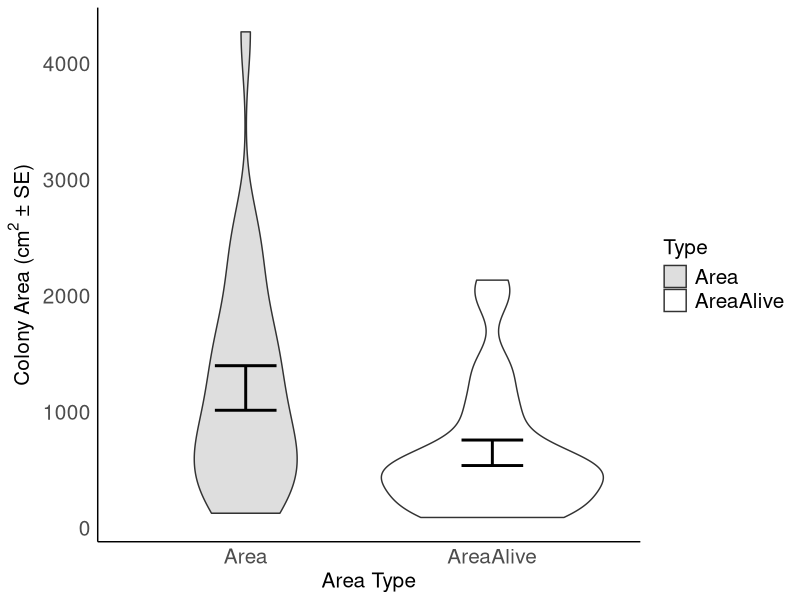
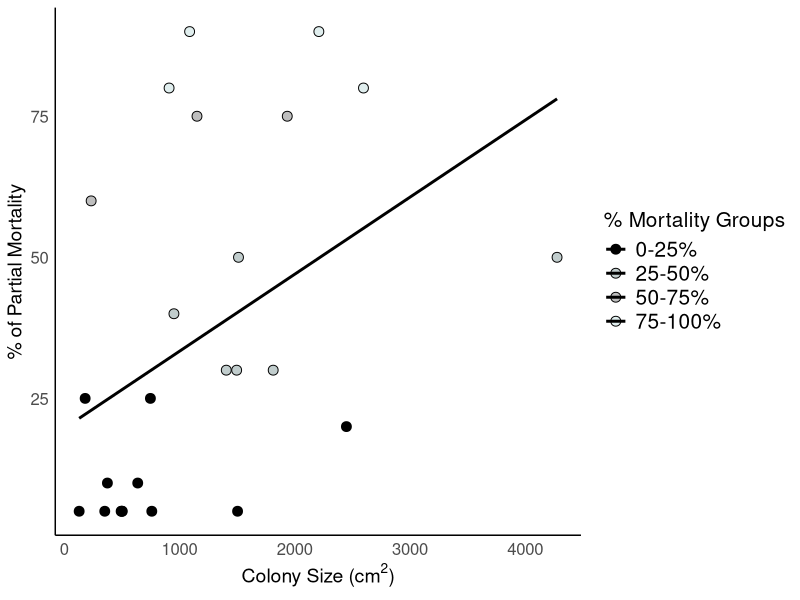
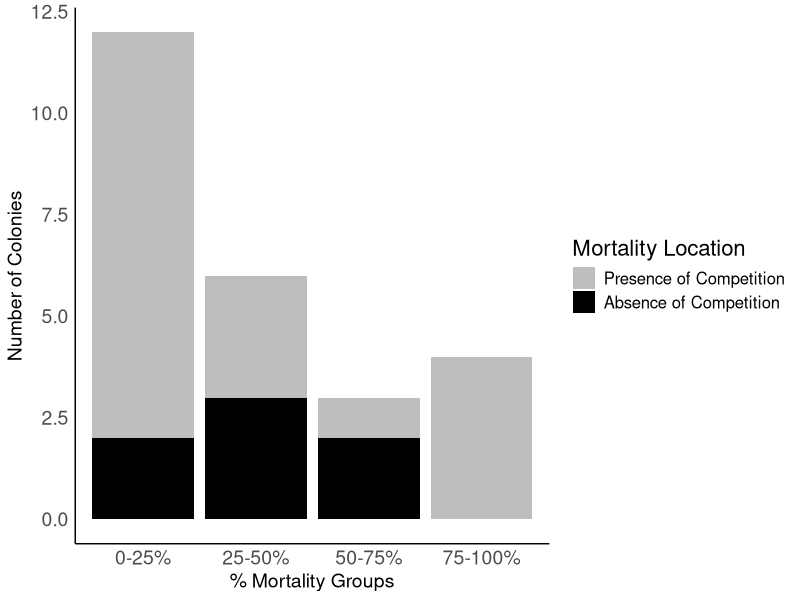
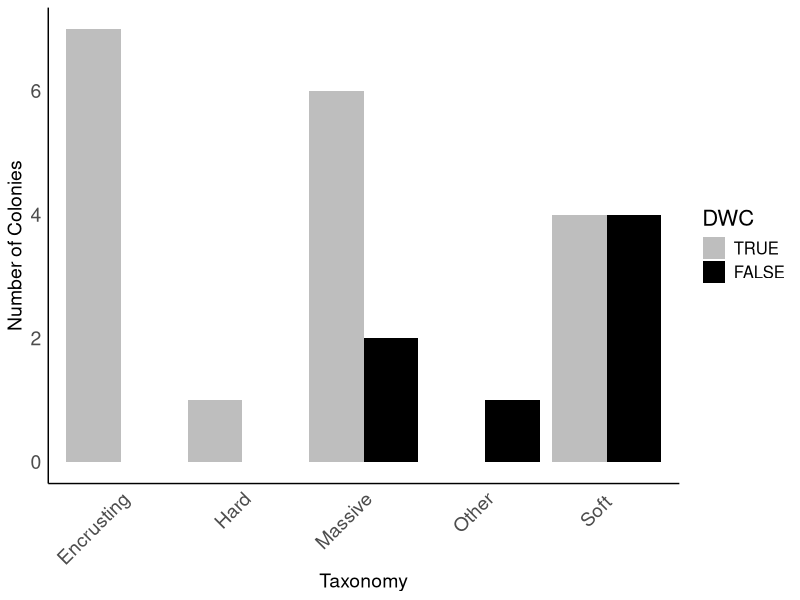
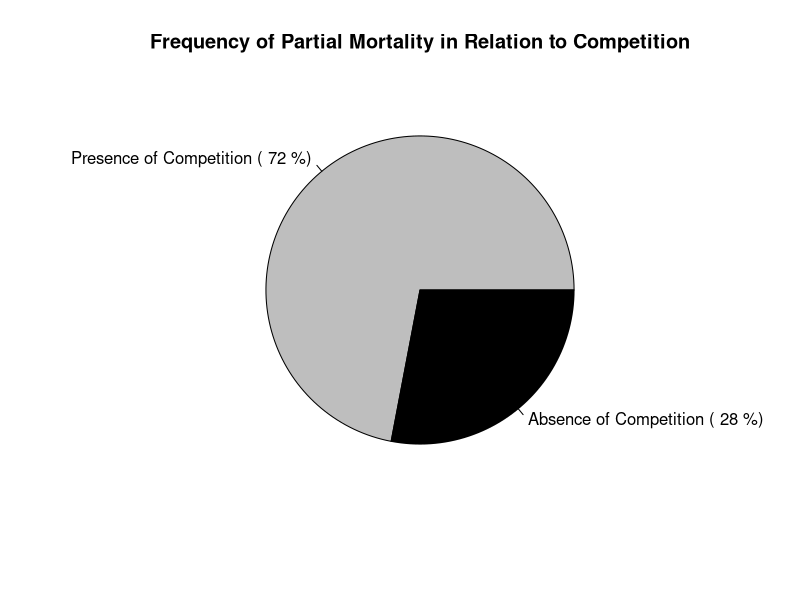
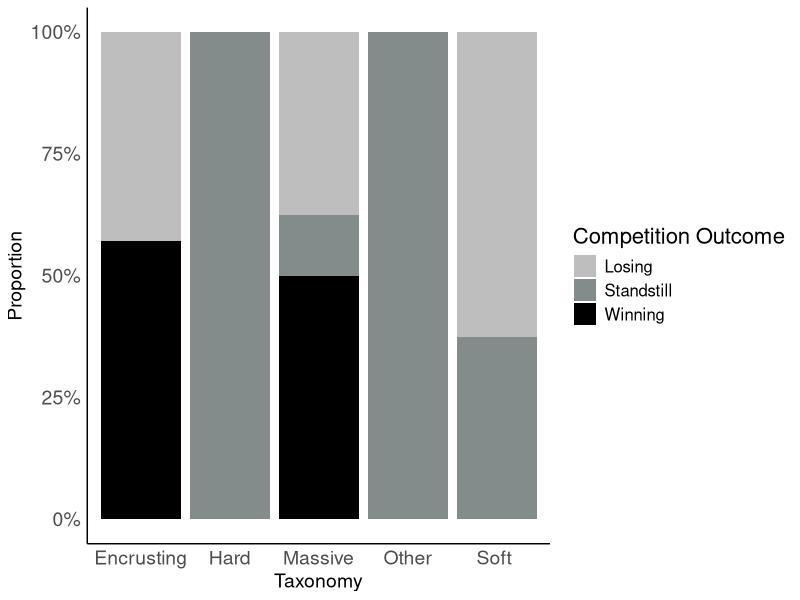
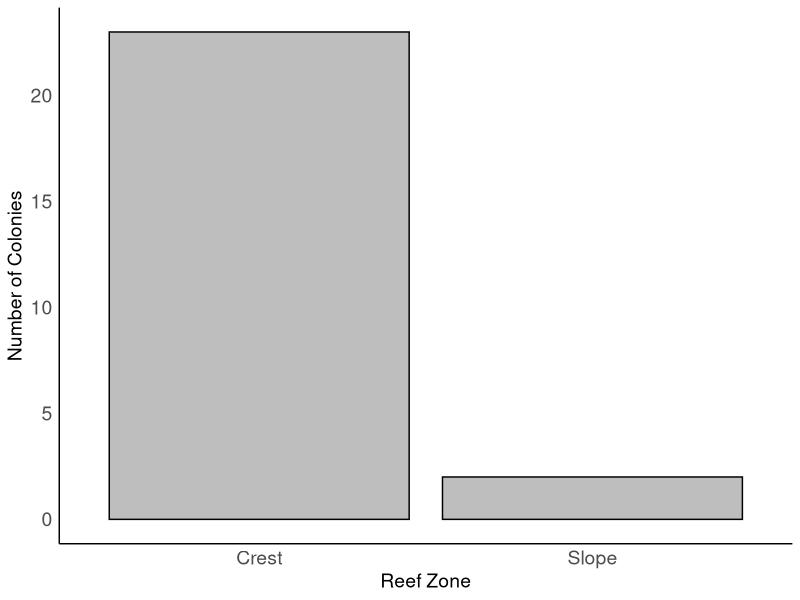

Recreate these plots in R, in order.
colony_data <- read.csv("pdamicornis.csv")

library(ggplot2)

colony_data$areadead = (colony_data$Perc_D * colony_data$D1 * colony_data$D2 /100)

colony_data$areaalive <- (colony_data$D1 * colony_data$D2 * ((100 - colony_data$Perc_D)/100))

colony_data$area <- (colony_data$D1 * colony_data$D2)


##### BOX PLOT SIZE ########

area_data <- data.frame(
  Type = rep(c("Area", "AreaAlive", "AreaDead"), each = nrow(colony_data)),
  Value = c(colony_data$area, colony_data$areaalive, colony_data$areadead)
)

area_data2 <- data.frame(
  Type = rep(c("Area", "AreaAlive"), each = nrow(colony_data)),
  Value = c(colony_data$area, colony_data$areaalive)
)

# Customized theme with black axes lines and larger font sizes
my_theme <- theme_minimal() +
  theme(
    panel.grid.major = element_blank(),
    panel.grid.minor = element_blank(),
    axis.line = element_line(color = "black"),
    axis.text = element_text(size = 15),
    axis.title = element_text(size = 14)
  )

##########
library(tidyr)
library(dplyr)

# Reshape summary_data to have separate columns for mean and se
summary_data <- area_data2 %>%
  group_by(Type) %>%
  summarize(
    Mean = mean(Value),
    SE = sd(Value) / sqrt(n())
  )

summary_data_df <- as.data.frame(summary_data)

my_theme <- theme_minimal() +
  theme(
    panel.grid.major = element_blank(),
    panel.grid.minor = element_blank(),
    axis.line = element_line(color = "black"),
    axis.text = element_text(size = 15),
    axis.title = element_text(size = 15),
    legend.text = element_text(size = 15),
    legend.title = element_text(size = 15)
  )

ggplot() +
  geom_violin(data = area_data2, aes(x = Type, y = Value, fill = Type), alpha = 0.5) +
  geom_errorbar(data = summary_data_df, aes(x = Type, ymin = Mean - SE, ymax = Mean + SE), 
                width = 0.25, color = "black", size = 1, position = position_dodge(width = 0.9)) +
  labs(
    x = "Area Type",
    y = expression(paste("Colony Area (cm"^2, " ± SE)")),
  ) +
  scale_fill_manual(values = c("grey", "white")) +
  my_theme
############

#Finding Values: 

areabreak <- c(1000,2000,3000,4000)

mean(area_data2$Value[area_data2$Type == "Area"])
mean(area_data2$Value[area_data2$Type == "AreaAlive"])
min(area_data2$Value[area_data2$Type == "Area"])
max(area_data2$Value[area_data2$Type == "Area"])


################################## Plot for % mortality and Size 
breaks <- c(0, 25, 50, 75, 100)

colony_data$arearanges <- cut(colony_data$Perc_D, breaks = breaks, labels = c("1000", "2000", "3000", "4000"), include.lowest = TRUE)

table(colony_data$arearanges)
# Create a factor variable representing the percentage mortality groups
colony_data$Perc_D_Group <- cut(colony_data$Perc_D, breaks = breaks, labels = c("0-25%", "25-50%", "50-75%", "75-100%"), include.lowest = TRUE)

# Customized theme with black axes lines and larger font sizes
my_theme <- theme_minimal() +
  theme(
    panel.grid.major = element_blank(),
    panel.grid.minor = element_blank(),
    axis.line = element_line(color = "black"),
    axis.text = element_text(size = 12),
    axis.title = element_text(size = 14),
    legend.text = element_text(size = 15),
    legend.title = element_text(size = 15)
  )

colony_data$perc <- (colony_data$Perc_D)


lm_model <- lm(Perc_D ~ area, data = colony_data)

# Plot with a single trend line
ggplot(colony_data, aes(x = area, y = Perc_D, fill = Perc_D_Group)) +
  geom_point(shape = 21, size = 3, colour = "black") +
  scale_fill_manual(values = c("0-25%" = "black", "25-50%" = "azure3", "50-75%" = "grey", "75-100%" = "azure2")) +
  labs(
    x = expression(paste("Colony Size (cm"^2, ")")),
    y = "% of Partial Mortality",
    fill = "% Mortality Groups"
  ) +
  geom_smooth(method = "lm", se = FALSE, color = "black", aes(group = 1)) +
  my_theme

# Perform linear regression
lm_model <- lm(area ~ Perc_D, data = colony_data)

# Get summary of the linear regression model
summary(lm_model)

#################### Frequency of Mortality in relation to Competition #######


breaks <- c(0, 25, 50, 75, 100)

# Create a factor variable representing the groups
colony_data$Perc_D_Group <- cut(colony_data$Perc_D, breaks = breaks, labels = c("0-25%", "25-50%", "50-75%", "75-100%"), include.lowest = TRUE)

# Count the frequency of each DWC category within each percentage mortality group
group_freq <- with(colony_data, table(Perc_D_Group, DWC))

# Convert the table to a dataframe for plotting
group_freq_df <- as.data.frame(group_freq)
names(group_freq_df) <- c("Perc_D_Group", "DWC", "Frequency")

my_theme <- theme_minimal() +
  theme(
    panel.grid.major = element_blank(),
    panel.grid.minor = element_blank(),
    axis.line = element_line(color = "black"),
    axis.text = element_text(size = 14),
    axis.title = element_text(size = 14),
    legend.title = element_text(size = 16),  # Adjust the legend title size
    legend.text = element_text(size = 12),# Adjust the legend text size
  )

# Create a grouped bar plot with customized aesthetics
ggplot(group_freq_df, aes(x = Perc_D_Group, y = Frequency, fill = DWC)) +
  geom_bar(stat = "identity") +
  labs(
    x = "% Mortality Groups",
    y = "Number of Colonies",
    fill = "Mortality Location"  # Change the legend name
  ) +
  scale_fill_manual(values = c("TRUE" = "black", "FALSE" = "grey"), labels = c("Presence of Competition", "Absence of Competition")) +
  my_theme


chi_square_test <- chisq.test(group_freq_df$Frequency)

################### Mortality and competition occurance #####################

taxonomy_freq <- with(colony_data, table(Taxonomy, DWC))

# Convert the table to a dataframe for plotting
taxonomy_freq_df <- as.data.frame(taxonomy_freq)
names(taxonomy_freq_df) <- c("Taxonomy", "DWC", "Frequency")

# Create a custom theme
my_theme <- theme_minimal() +
  theme(
    panel.grid.major = element_blank(),
    panel.grid.minor = element_blank(),
    axis.line = element_line(color = "black"),
    axis.text = element_text(size = 14),
    axis.title = element_text(size = 14),
    legend.title = element_text(size = 16),
    legend.text = element_text(size = 12),
  )

# Create a grouped bar plot with customized aesthetics
ggplot(taxonomy_freq_df, aes(x = Taxonomy, y = Frequency, fill = DWC)) +
  geom_bar(stat = "identity", position = "dodge") +
  labs(
    x = "Taxonomy",
    y = "Number of Colonies",
    fill = "DWC"  
  ) +
  scale_fill_manual(values = c("TRUE" = "black", "FALSE" = "grey"), labels = c("TRUE", "FALSE")) +
  my_theme +
  theme(axis.text.x = element_text(angle = 45, hjust = 1)) 

##############
DWC_freq <- table(colony_data$DWC)

# Calculate percentages
DWC_percent <- round(prop.table(DWC_freq) * 100, 1)

# Create a pie chart with percentages as labels
pie(DWC_freq, 
    labels = c(
      paste("Presence of Competition (", DWC_percent[1], "%)"),
      paste("Absence of Competition (", DWC_percent[2], "%)")
    ), 
    main = "Frequency of Partial Mortality in Relation to Competition",
    col = c("grey", "black"))


# Fit an ANOVA model
results <- lm(Perc_D ~ DWC, data = colony_data)

anova(results)

########### Competition Taxonomy ###########

WLS_taxonomy_freq <- table(colony_data$WLS, colony_data$Taxonomy)

# Convert the table to a data frame
WLS_taxonomy_df <- as.data.frame(WLS_taxonomy_freq)

# Rename the columns for clarity
names(WLS_taxonomy_df) <- c("WLS", "Taxonomy", "Frequency")

wls_colors <- c("W" = "black", "L" = "grey", "S" = "azure4")

my_theme <- theme_minimal() +
  theme(
    panel.grid.major = element_blank(),
    panel.grid.minor = element_blank(),
    axis.line = element_line(color = "black"),
    axis.text = element_text(size = 14),
    axis.title = element_text(size = 14),
    legend.title = element_text(size = 16),
    legend.text = element_text(size = 12),
  )

############### Taxonomy by proportion #######

ggplot(WLS_taxonomy_df, aes(x = Taxonomy, fill = WLS, y = Frequency)) +
  geom_bar(position = "fill", stat = "identity") +
  labs(
    x = "Taxonomy",
    y = "Proportion",
    fill = "Competition Outcome"
  ) +
  scale_fill_manual(values = wls_colors, labels = c("Losing", "Standstill", "Winning")) +  # Set custom colors for WLS
  scale_y_continuous(labels = scales::percent) +  # Convert y-axis to percentages
  my_theme

chi_sq_result <- chisq.test(WLS_taxonomy_freq)

# Print the chi-square test result
print(chi_sq_result)

# Extract the p-value from the result
p_value <- chi_sq_result$p.value

######### Reef Zone distributions 

my_theme <- theme_minimal() +
  theme(
    panel.grid.major = element_blank(),
    panel.grid.minor = element_blank(),
    axis.line = element_line(color = "black"),
    axis.text = element_text(size = 14),
    axis.title = element_text(size = 14),
    legend.title = element_text(size = 16),
    legend.text = element_text(size = 12),
  )

ggplot(colony_data, aes(x = Location)) +
  geom_bar(fill = "grey", color = "black") +
  labs(
       x = "Reef Zone",
       y = "Number of Colonies") +
  my_theme

